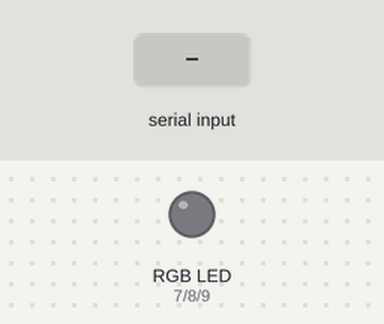
Bench run of a sketch on a simulated Arduino Uno, built with avr-gcc and run on an emulated ATmega328P. Shown: an RGB LED mixed from three pins (HIGH = lit). Inputs (shaded band) come from the test bench.

Above: at 1.3 s.
1.4 s: "30,150\n" received over Serial
At 2.2 s:
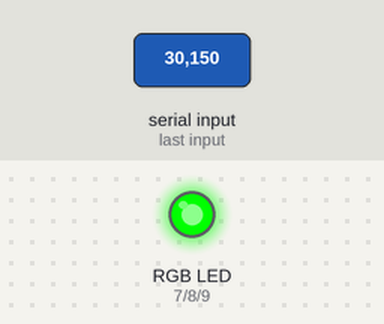
3.0 s: "200\n" received over Serial
At 3.4 s:
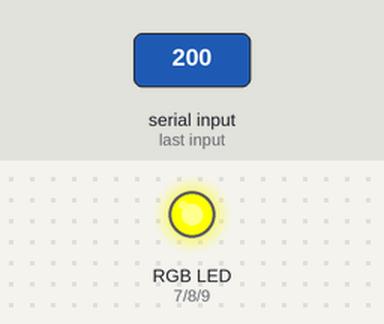
4.5 s: "90,45,200\n" received over Serial
At 4.8 s:
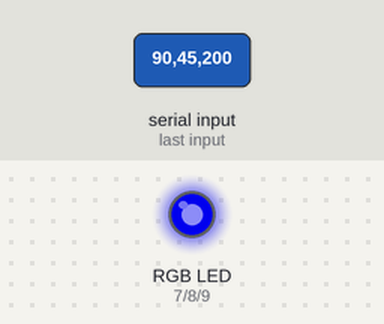
6.0 s: "30,150\n" received over Serial
At 7.2 s:
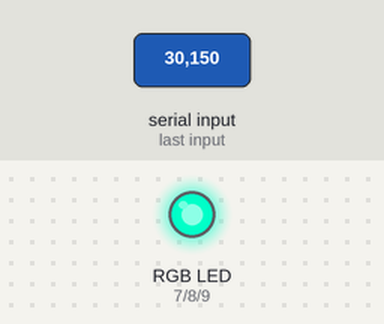
7.5 s: "200\n" received over Serial
At 8.4 s:
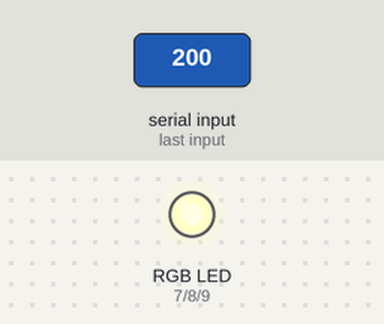
9.0 s: "90,45\n" received over Serial
At 9.5 s:
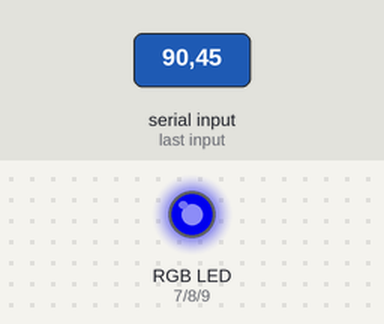
Timing chart, 0 to 11.5 s (numbered marks = the images above; inputs shaded):
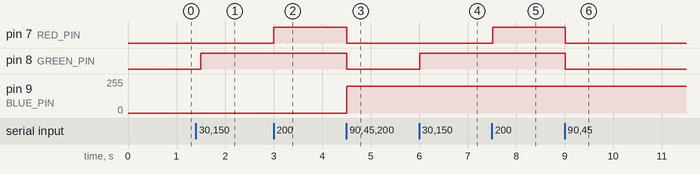

The sketch:

reception_IR.ino
```cpp
#include <IRremote.h>

//definition des pins
const int RECV_PIN  = 2;
const int RED_PIN   = 7;
const int GREEN_PIN = 8;
const int BLUE_PIN  = 9;

//contantes
const int DELAY_TIME = 250;

//variables
int redValue;
int greenValue;
int blueValue;
String serial_input;

IRrecv irrecv(RECV_PIN);
decode_results results;

void setup()
{
  Serial.begin(9600);
  irrecv.enableIRIn();

  pinMode(RED_PIN, OUTPUT);
  pinMode(GREEN_PIN, OUTPUT);
  pinMode(BLUE_PIN, OUTPUT);
}

void loop()
{
  delay(DELAY_TIME);

  if (irrecv.decode(&results))
  {
    unsigned long value = results.value;
    Serial.println(value, HEX);
    delay(DELAY_TIME);

    irrecv.resume();
  }

  if (Serial.available() > 0)
  {
    serial_input = Serial.readStringUntil('\n');
    serial_input.trim(); // Supprime les espaces indésirables

    // Extraction des valeurs RGB
    sscanf(serial_input.c_str(), "%d,%d,%d", &redValue, &greenValue, &blueValue);

    analogWrite(RED_PIN, redValue);
    analogWrite(GREEN_PIN, greenValue);
    analogWrite(BLUE_PIN, blueValue);
  }

}
```

Measured:
- after the input at 1.4 s, pin 8 (GREEN_PIN): LOW → HIGH after 0.10 s
- after the input at 3.0 s, pin 7 (RED_PIN): LOW → HIGH at once
- after the input at 4.5 s, pin 7 (RED_PIN), pin 8 (GREEN_PIN): HIGH → LOW at once; pin 9 (BLUE_PIN): 0/255 → 200/255 at once
- after the input at 6.0 s, pin 8 (GREEN_PIN): LOW → HIGH at once
- after the input at 7.5 s, pin 7 (RED_PIN): LOW → HIGH at once
- after the input at 9.0 s, pin 7 (RED_PIN), pin 8 (GREEN_PIN): HIGH → LOW at once
